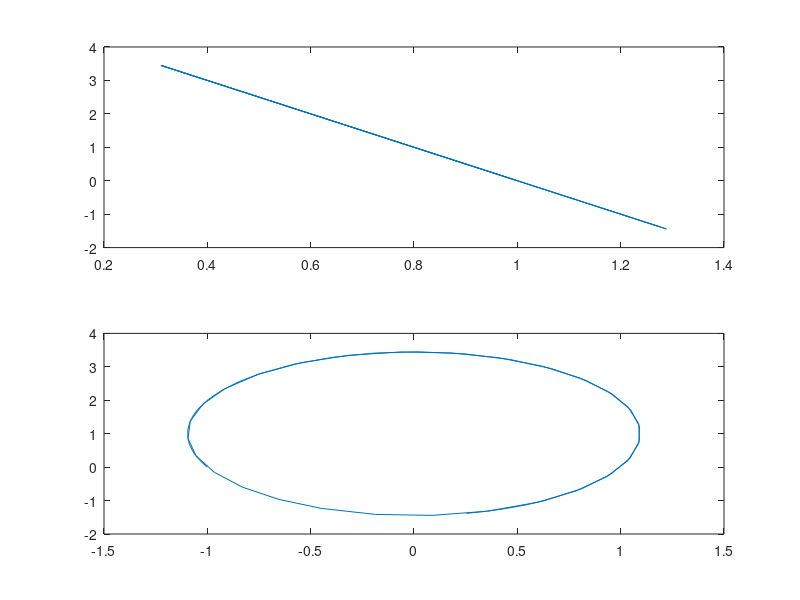

MATLAB code for this plot:
function Spring1D

m=1;
k=5;
g=1;
restlength=1;

x0 = [restlength;-1];

[t,x] = ode45(@StateDeriv,[0 5],x0);

for i = 1:length(t)
    pos(i) = x(i,1);
    vel(i) = x(i,2);
   force(i) = -k*(pos(i)-restlength);
end
figure
subplot(211)
plot(pos,force)
subplot(212)
plot(vel,force)




function xddot = StateDeriv(t,x)
    xddot = zeros(2,1);
    
    xddot(1) = x(2);
    xddot(2) = -k/m*(x(1)-restlength)-g;
end

end